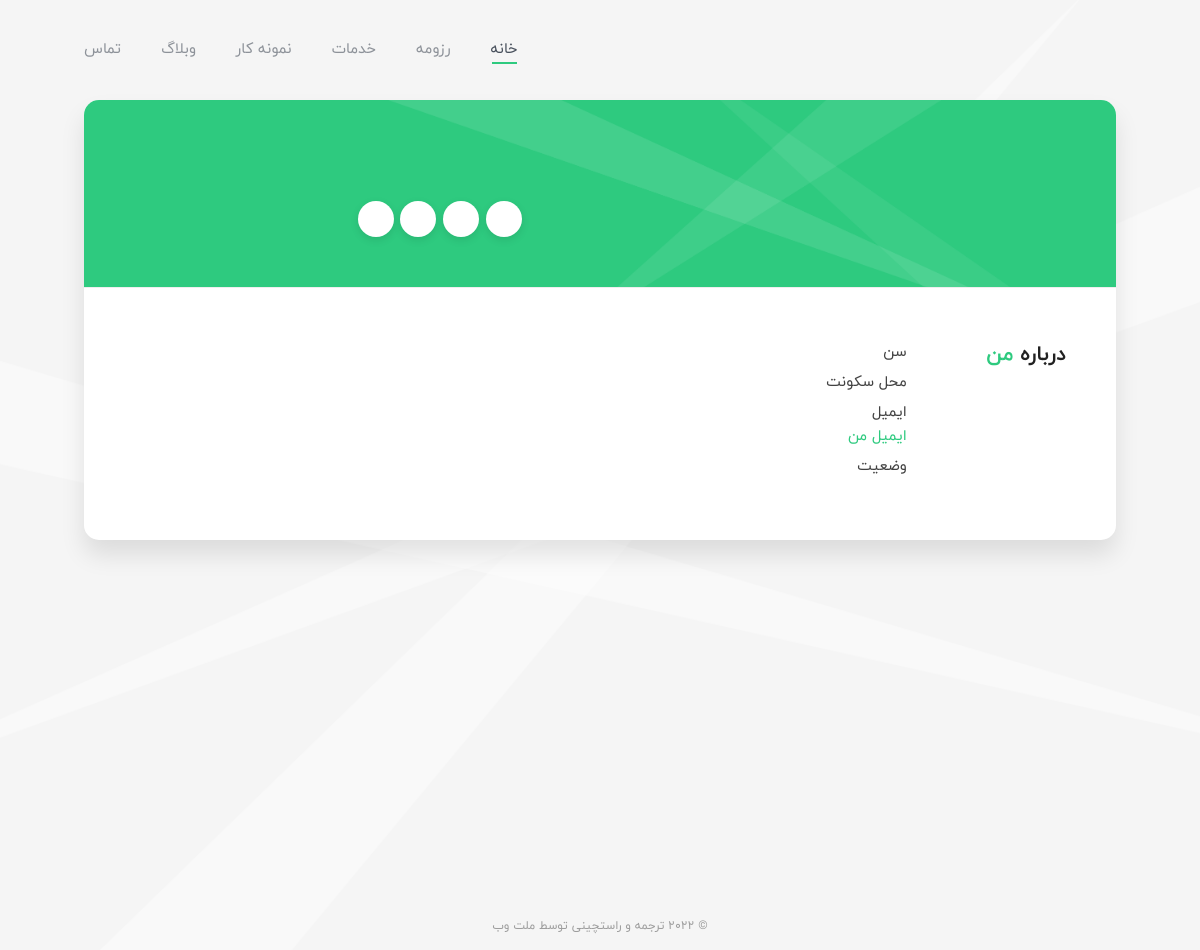
/, run on an earlier commit of the app's database.
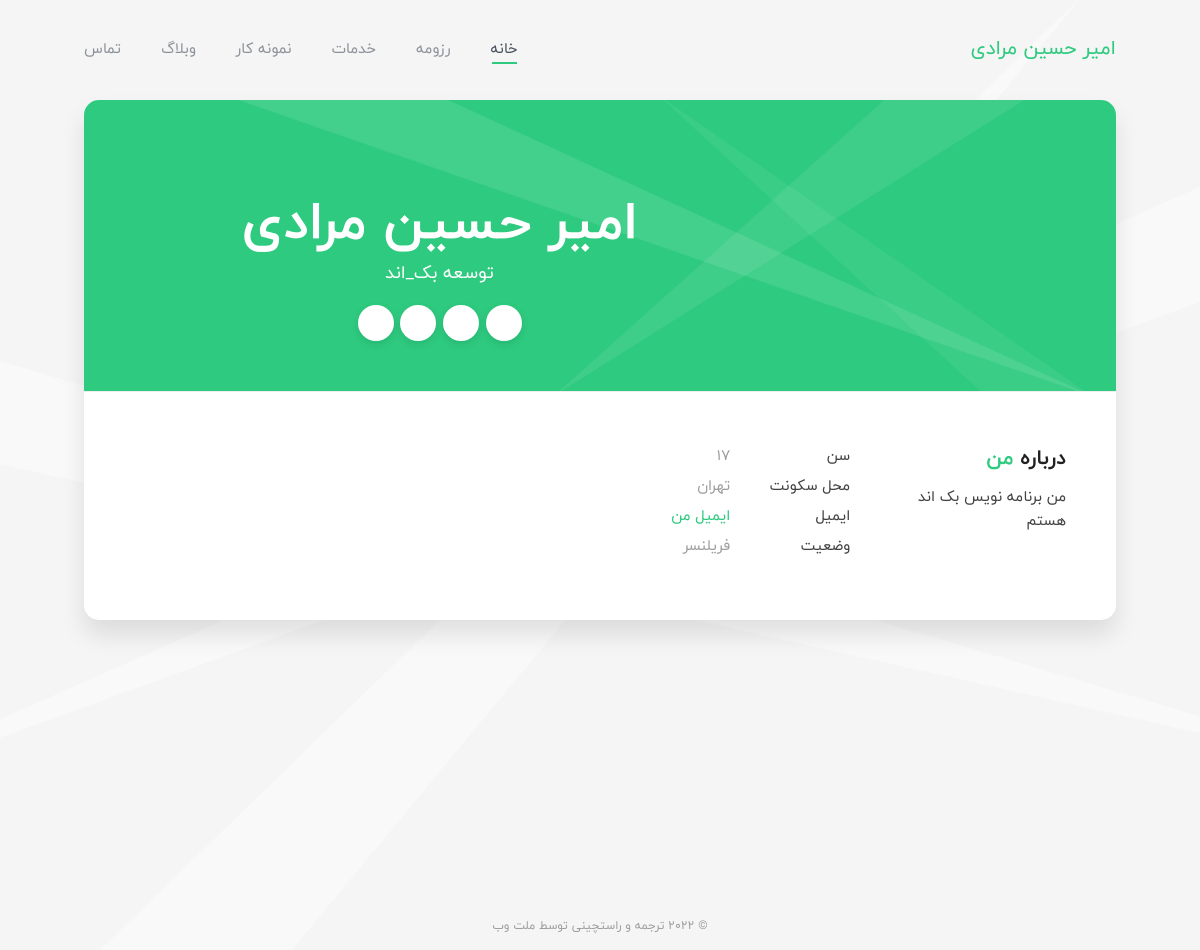
And on a later commit of the database.
### contactus_app/models.py (models this page shows)
class Info(models.Model):
    name = models.CharField(max_length=50, blank=True)
    job = models.CharField(max_length=50, blank=True)
    bio = models.TextField(blank=True)
    prof = models.ImageField(upload_to='project', blank=True)
    address = models.CharField(max_length=100, blank=True)
    city = models.CharField(max_length=50, blank=True)
    age = models.CharField(max_length=60, blank=True)
    Condition = models.CharField(max_length=100, blank=True)
    phone = models.CharField(max_length=20, blank=True)
    email = models.EmailField()
    telegram = models.CharField(max_length=100)
    instagram = models.CharField(max_length=100)
    linkedin = models.CharField(max_length=100)
    github = models.CharField(max_length=100)

### home_app/views.py (the view)
# urls.py: 2. Add a URL to urlpatterns:  path('', views.home, name='home')
def home(request):
    if request.method == "POST":
        name = request.POST.get('name')
        email = request.POST.get('email')
        massage = request.POST.get('massage')
        Message.objects.create(name=name, email=email, massage=massage)
    projects = Project.objects.all()
    info = Info.objects.all().last()
    service = Services.objects.all()
    return render(request, 'home_app/index.html', context={'projects': projects, 'info': info, 'service': service})

### home_app/templates/home_app/index.html (shortened to what this page needs)
{% load static %}
<!DOCTYPE html>
<html lang="en" class="no-js">
<head>
    <link rel="stylesheet" href="{% static 'css/bootstrap.min.css' %}" type="text/css">
    <link rel="stylesheet" href="{% static 'css/normalize.css' %}" type="text/css">
    <link rel="stylesheet" href="{% static 'css/animate.css' %}" type="text/css">
    <link rel="stylesheet" href="{% static 'css/transition-animations.css' %}" type="text/css">
    <link rel="stylesheet" href="{% static 'css/owl.carousel.css' %}" type="text/css">
    <link rel="stylesheet" href="{% static 'css/magnific-popup.css' %}" type="text/css">
    <link rel="stylesheet" href="{% static 'css/main.css' %}" type="text/css">
    <link rel="stylesheet" href="{% static 'css/rtl.css' %}" type="text/css">
</head>
<body class="material-template">
<div id="page" class="page">
    <header id="site_header" class="header mobile-menu-hide">
        <div class="header-content">
            <div class="site-title-block mobile-hidden">
                <div class="site-title"><span>{{ info.name }}</span></div>
            </div>
            <div class="site-nav">
                <ul id="nav" class="site-main-menu">
                    <li>
                        <a class="pt-trigger" href="#home" data-animation="62">خانه</a>
                    </li>
                    <li>
                        <a class="pt-trigger" href="#resume" data-animation="62">رزومه</a>
                    </li>
                    <li>
                        <a class="pt-trigger" href="#services" data-animation="62">خدمات</a>
                    </li>
                    <li>
                        <a class="pt-trigger" href="#portfolio" data-animation="62">نمونه کار</a>
                    </li>
                    <li>
                        <a class="pt-trigger" href="#blog" data-animation="62">وبلاگ</a>
                    </li>
                    <li>
                        <a class="pt-trigger" href="#contact" data-animation="62">تماس</a>
                    </li>
                </ul>
            </div>
        </div>
    </header>
    <div id="main" class="site-main">
        <div class="pt-wrapper">
            <div class="subpages">
                <section class="pt-page" data-id="home">
                    <div class="section-inner start-page-content">
                        <div class="page-header">
                            <div class="row">
                                <div class="col-sm-4 col-md-4 col-lg-4">
                                </div>
                                <div class="col-sm-8 col-md-8 col-lg-8">
                                    <div class="title-block">
                                        <h1>{{ info.name }}</h1>
                                        <div class="owl-carousel text-rotation">
                                            <div class="item">
                                                <div class="sp-subtitle">{{ info.job }}</div>
                                            </div>
                                        </div>
                                    </div>
                                    <div class="social-links">
                                        <a href="{{ info.telegram }}"><i class="fa fa-telegram"></i></a>
                                        <a href="{{ info.linkedin }}"><i class="fa fa-linkedin"></i></a>
                                        <a href="{{ info.github }}"><i class="fa fa-github"></i></a>
                                        <a href="{{ info.instagram }}"><i class="fa fa-instagram"></i></a>
                                    </div>
                                </div>
                            </div>
                        </div>
                        <div class="page-content">
                            <div class="row">
                                <div class="col-sm-6 col-md-6 col-lg-6">
                                    <div class="about-me">
                                        <div class="block-title">
                                            <h3>درباره <span>من</span></h3>
                                        </div>
                                        <p>{{ info.bio }}</p>
                                    </div>
                                </div>
                                <div class="col-sm-6 col-md-6 col-lg-6">
                                    <ul class="info-list">
                                        <li><span class="title">سن</span><span class="value">{{ info.age }}</span></li>
                                        <li><span class="title">محل سکونت</span><span
                                                class="value"> {{ info.address }}</span>
                                        </li>
                                        <li><span class="title">ایمیل</span><span class="value"><a
                                                href="mailto:{{ info.email }}">ایمیل من</a></span></li>
                                        <li><span class="title">وضعیت</span><span
                                                class="value available">{{ info.Condition }}</span></li>
                                    </ul>
                                </div>
                            </div>
                        </div>
                    </div>
                </section>
            </div>
        </div>
    </div>
</div>
<footer>
    <div class="copyrights">© 2022 ترجمه و راستچینی توسط ملت وب</div>
</footer>
</body>
</html>

### assets/css/transition-animations.css (style rules this page uses)
.pt-page-rotateCarouselLeftIn { -webkit-transform-origin: 0% 50%; transform-origin: 0% 50%; -webkit-animation: rotateCarouselLeftIn .8s both ease; animation: rotateCarouselLeftIn .8s both ease; }

### assets/css/rtl.css (style rules this page uses)
.owl-carousel.owl-loaded { direction: ltr; }
a,body,h1,h2,h3,h4,h5,h6,p,.button, button, input, textarea,.pricing-table .title,.site-title { font-family:iranyekan! important; direction: rtl; }
.site-title-block { float: right; }
.site-nav { float: left; }
.site-main-menu li { float: right; }
.site-main-menu li:last-child a { margin-left: 0; margin-right: 20px; }
@media (min-width: 1200px) { .col-lg-1, .col-lg-10, .col-lg-11, .col-lg-12, .col-lg-2, .col-lg-3, .col-lg-4, .col-lg-5, .col-lg-6, .col-lg-7, .col-lg-8, .col-lg-9 { float: right; } }
@media (min-width: 992px) { .col-md-1, .col-md-10, .col-md-11, .col-md-12, .col-md-2, .col-md-3, .col-md-4, .col-md-5, .col-md-6, .col-md-7, .col-md-8, .col-md-9 { float: right; } }
.info-list li { text-align: right; }

What changed in the data, as far as the page shows it:
added Info: name "امیر حسین مرادی", job "توسعه بک_اند", bio "من برنامه نویس بک اند هستم", age "17", address "تهران", Condition "فریلنسر"
